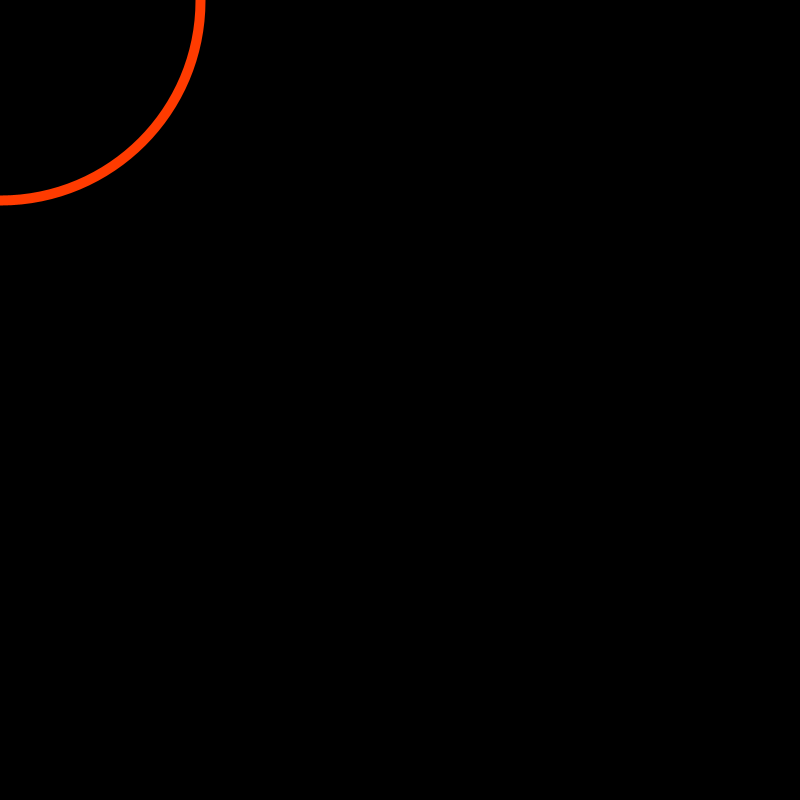
Frame 1 (no input)
Frame 60 (the mouse pressed at the canvas centre just before this capture): identical to frame 1, image omitted
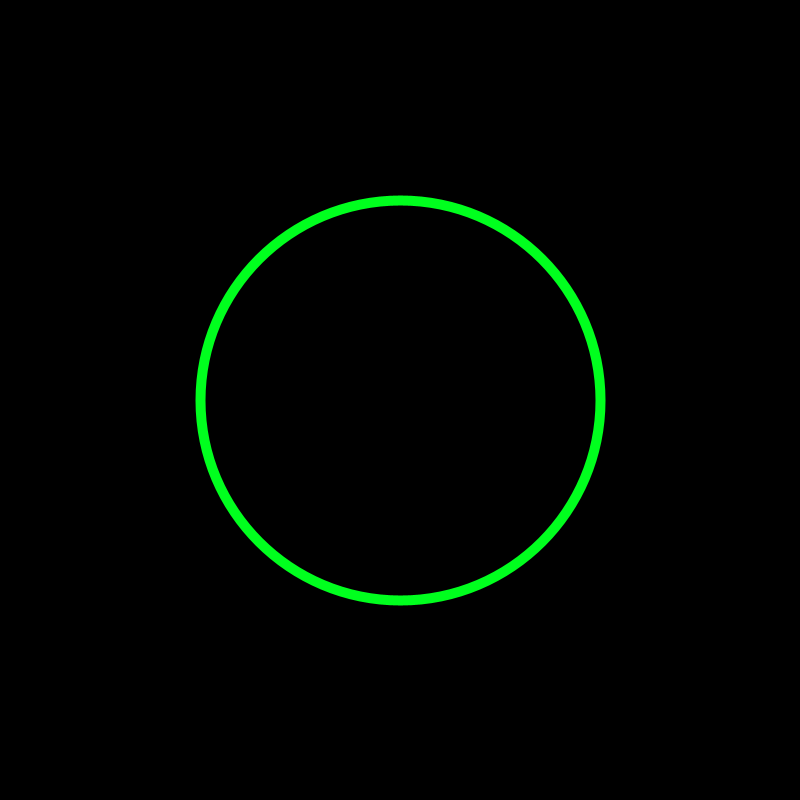
Frame 120 (the mouse held since frame 60 and released just before this capture)

The Processing sketch that drew these frames (run headless with seeded random() and noise(); from frame 60 on, the mouse is pressed at the canvas centre):

// Processing sketch: processing_185882
// ── processing_185882.pde

int i = 20;
void setup() {
  size(800, 800);
  colorMode(HSB);
  strokeWeight(10);
  noFill();
  noCursor();
}

void draw() {
 // for (int i=500; i>0;i=i-1) {

    stroke((i/2)+(mouseX/5), 550, 450);
 // }
  background(0);
  ellipse(mouseX, mouseY, i*20, i*20);
}
